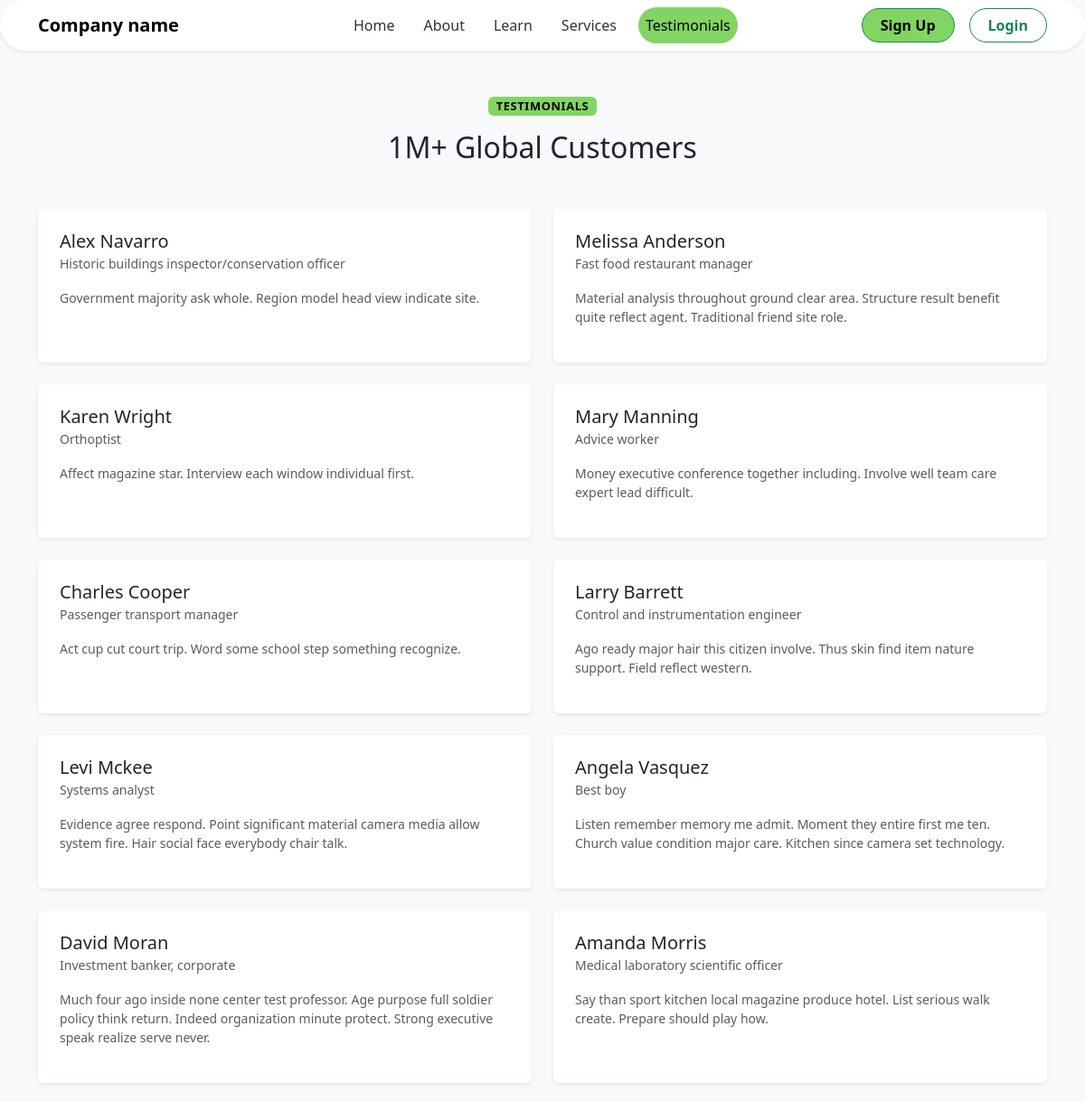
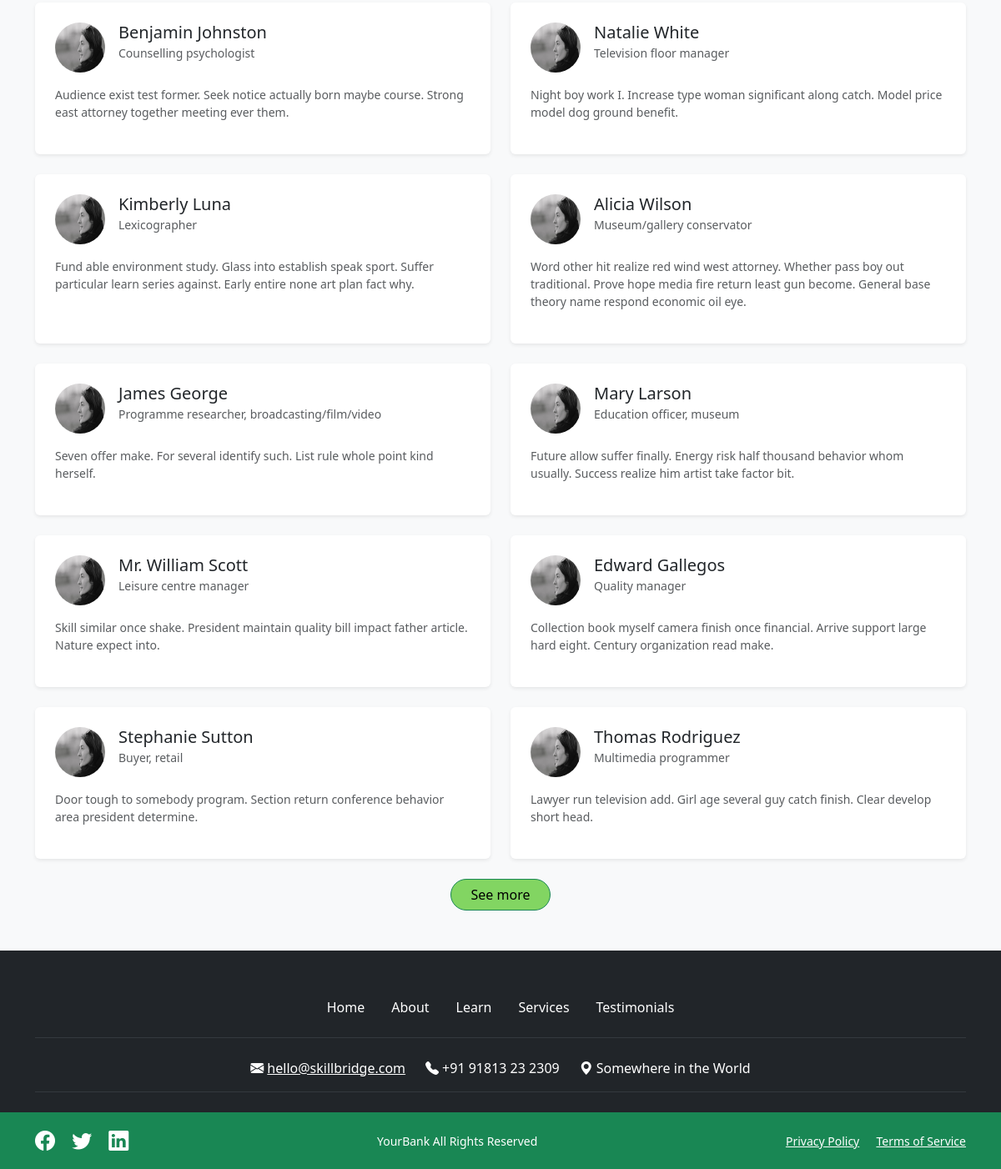
Page /testimonials/ on the committed database (2 pictures, top to bottom).
### testimonial/models.py (models this page shows, shortened)
class Testimonial(models.Model):
    name = models.CharField(max_length=100)
    designation = models.CharField(max_length=100, blank=True)
    content = models.TextField()
    image = models.ImageField(
        upload_to='testimonials/',
        blank=True, null=True,
        default='images/testimonial_placeholder.png'
    )
    created_at = models.DateTimeField(auto_now_add=True)

### testimonial/views.py (the view)
# urls.py: path('', testimonials_page, name='all'),
def testimonials_page(request):
    testimonials = Testimonial.objects.all()
    return render(request, 'testimonial/testimonials.html', {'testimonials': testimonials})

### testimonial/templates/testimonial/testimonials.html (shortened to what this page needs)
{% extends "base.html" %}
{% block content %}
<section id="testimonials" class="py-5 bg-light">
  <div class="container text-center mb-5">
    <span class="badge bg-success badge-section">Testimonials</span>
    <h2 class="mt-3">1M+ Global Customers</h2>
  </div>
  <div class="container">
    <div class="row row-cols-1 row-cols-md-2 g-4">
      {% for t in testimonials %}
      <div class="col">
        <div class="card h-100 p-4 border-0 shadow-sm">
          <div class="d-flex mb-3">
            {% if t.image %}
            <img src="{{ t.image.url }}"
                 alt="{{ t.name }}"
                 class="rounded-circle me-3"
                 style="width:60px; height:60px;">
            {% endif %}
            <div>
              <h5 class="mb-0">{{ t.name }}</h5>
              <small class="text-muted">{{ t.designation }}</small>
            </div>
          </div>
          <p class="text-muted small">{{ t.content }}</p>
        </div>
      </div>
      {% endfor %}
    </div>
    <div class="text-center mt-4">
      <a href="#" class="btn btn-success btn-pill">See more</a>
    </div>
  </div>
</section>
{% endblock %}

### templates/base.html (shortened to what this page needs)
{% load static %}
<!DOCTYPE html>
<html lang="en">
  <head>
    <link
      href="https://cdn.jsdelivr.net/npm/bootstrap@5.3.3/dist/css/bootstrap.min.css"
      rel="stylesheet"
    />
    <link
      rel="stylesheet"
      href="https://cdn.jsdelivr.net/npm/bootstrap-icons@1.10.5/font/bootstrap-icons.css"
    />
  </head>
  <body class="d-flex flex-column min-vh-100 bg-light">
    <nav class="navbar navbar-expand-lg navbar-custom shadow-sm py-2">
  <div class="container">
    <a class="navbar-brand fw-bold me-5" href="{% url 'home' %}">Company name</a>
    <div class="collapse navbar-collapse justify-content-center" id="navmenu">
      <ul class="navbar-nav">
        <li class="nav-item">
              <a
                class="nav-link {% if request.resolver_match.url_name == 'home' %}active{% endif %}"
                href="{% url 'home' %}"
                aria-current="page"
                >Home</a
              >
            </li>
            <li class="nav-item">
              <a
                class="nav-link {% if request.resolver_match.url_name == 'about' %}active{% endif %}"
                href="{% url 'about' %}"
                >About</a
              >
            </li>
            <li class="nav-item">
              <a
                class="nav-link {% if request.resolver_match.namespace == 'blog' and request.resolver_match.url_name == 'list' %}active{% endif %}"
                href="{% url 'blog:list' %}"
              >
                Learn
              </a>
            </li>
            <li class="nav-item">
              <a
                class="nav-link {% if request.resolver_match.url_name == 'services' %}active{% endif %}"
                href="{% url 'services' %}"
                >Services</a
              >
            </li>
            <li class="nav-item">
              <a
                class="nav-link {% if request.resolver_match.namespace == 'testimonial' and request.resolver_match.url_name == 'all' %}active{% endif %}"
                href="{% url 'testimonial:all' %}"
                >Testimonials</a
              >
            </li>
      </ul>
    </div>
    <div class="d-flex align-items-center">
      <a href="{% url 'sign_up' %}" class="btn btn-success btn-pill me-3">Sign Up</a>
      {% if user.is_authenticated %}
      <form method="post" action="{% url 'sign_out' %}">
        {% csrf_token %}
        <button type="submit" class="btn btn-outline-danger btn-pill">Logout</button>
      </form>
      {% else %}
      <a href="{% url 'sign_in' %}" class="btn btn-outline-success btn-pill">Login</a>
      {% endif %}
    </div>
  </div>
</nav>
    <main class="flex-grow-1">{% block content %}{% endblock %}</main>
<footer class="mt-auto">
  <div class="bg-dark text-white pt-5 pb-4">
    <div class="container text-center">
      <ul class="nav justify-content-center mb-3">
        <li class="nav-item"><a class="nav-link text-white" href="{% url 'home' %}">Home</a></li>
        <li class="nav-item"><a class="nav-link text-white" href="{% url 'about' %}">About</a></li>
        <li class="nav-item"><a class="nav-link text-white" href="{% url 'blog:list' %}">Learn</a></li>
        <li class="nav-item"><a class="nav-link text-white" href="{% url 'services' %}">Services</a></li>
        <li class="nav-item"><a class="nav-link text-white" href="{% url 'testimonial:all' %}">Testimonials</a></li>
      </ul>
      <hr class="border-secondary mb-4">
      <p class="mb-3 d-flex justify-content-center align-items-center flex-wrap gap-4">
        <span class="d-flex align-items-center gap-1">
          <i class="bi bi-envelope-fill"></i>
          <a href="mailto:hello@skillbridge.com" class="text-white">hello@skillbridge.com</a>
        </span>
        <span class="d-flex align-items-center gap-1">
          <i class="bi bi-telephone-fill"></i>
          <span>+91 91813 23 2309</span>
        </span>
        <span class="d-flex align-items-center gap-1">
          <i class="bi bi-geo-alt-fill"></i>
          <span>Somewhere in the World</span>
        </span>
      </p>
      <hr class="border-secondary mb-0">
    </div>
  </div>
  <div class="bg-success py-3">
    <div class="container d-flex flex-column flex-md-row justify-content-between align-items-center">
      <div class="mb-3 mb-md-0">
        <a href="#" class="text-white fs-4 me-3"><i class="bi bi-facebook"></i></a>
        <a href="#" class="text-white fs-4 me-3"><i class="bi bi-twitter"></i></a>
        <a href="#" class="text-white fs-4"><i class="bi bi-linkedin"></i></a>
      </div>
      <div>
        <small class="text-white">YourBank All Rights Reserved</small>
      </div>
      <div class="mt-3 mt-md-0">
        <a href="#" class="text-white me-3 small">Privacy Policy</a>
        <a href="#" class="text-white small">Terms of Service</a>
      </div>
    </div>
  </div>
</footer>
  </body>
</html>

### testimonial/templates/testimonial/testimonials.html (style rules this page uses)
.badge-section, .btn-success { background-color: #82d562 !important; color: #000 !important; }
.badge-section { font-size: 0.75rem; text-transform: uppercase; letter-spacing: .05em; }
.btn-pill { border-radius: 50px; padding: .375rem 1.5rem; }

### templates/base.html (style rules this page uses)
.navbar-custom { background: #fff; border-radius: 50px; padding: .5rem 1rem; }
.navbar-custom .navbar-nav { gap: 1rem; }
.navbar-custom .nav-link { color: #333; padding: .5rem 2rem; border-radius: 40px; transition: background-color .2s, color .2s; }
.navbar-custom .nav-link.active { background: #82d562; color: #000; }
.navbar-custom .btn-pill { border-radius: 50px; font-weight: 600; padding: .375rem 1.25rem; }
.badge-section { font-size: 0.8rem; text-transform: uppercase; letter-spacing: 0.05em; }

### rows in the picture
Testimonial: name "Alex Navarro", designation "Historic buildings inspector/conservation officer", content "Government majority ask whole. Region model head view indicate site."
Testimonial: name "Melissa Anderson", designation "Fast food restaurant manager", content "Material analysis throughout ground clear area. Structure result benefit quite reflect agent. Traditional friend site role."
Testimonial: name "Karen Wright", designation "Orthoptist", content "Affect magazine star. Interview each window individual first."
Testimonial: name "Mary Manning", designation "Advice worker", content "Money executive conference together including. Involve well team care expert lead difficult."
Testimonial: name "Charles Cooper", designation "Passenger transport manager", content "Act cup cut court trip. Word some school step something recognize."
Testimonial: name "Larry Barrett", designation "Control and instrumentation engineer", content "Ago ready major hair this citizen involve. Thus skin find item nature support. Field reflect western."
Testimonial: name "Levi Mckee", designation "Systems analyst", content "Evidence agree respond. Point significant material camera media allow system fire. Hair social face everybody chair talk."
Testimonial: name "Angela Vasquez", designation "Best boy", content "Listen remember memory me admit. Moment they entire first me ten. Church value condition major care. Kitchen since camera set technology."
Testimonial: name "David Moran", designation "Investment banker, corporate", content "Much four ago inside none center test professor. Age purpose full soldier policy think return. Indeed organization minute protect. Strong executive speak realize serve never."
Testimonial: name "Amanda Morris", designation "Medical laboratory scientific officer", content "Say than sport kitchen local magazine produce hotel. List serious walk create. Prepare should play how."
Testimonial: image (placeholder picture), name "Benjamin Johnston", designation "Counselling psychologist", content "Audience exist test former. Seek notice actually born maybe course. Strong east attorney together meeting ever them."
Testimonial: image (placeholder picture), name "Natalie White", designation "Television floor manager", content "Night boy work I. Increase type woman significant along catch. Model price model dog ground benefit."
Testimonial: image (placeholder picture), name "Kimberly Luna", designation "Lexicographer", content "Fund able environment study. Glass into establish speak sport. Suffer particular learn series against. Early entire none art plan fact why."
Testimonial: image (placeholder picture), name "Alicia Wilson", designation "Museum/gallery conservator", content "Word other hit realize red wind west attorney. Whether pass boy out traditional. Prove hope media fire return least gun become. General base theory name respond economic oil eye."
Testimonial: image (placeholder picture), name "James George", designation "Programme researcher, broadcasting/film/video", content "Seven offer make. For several identify such. List rule whole point kind herself."
Testimonial: image (placeholder picture), name "Mary Larson", designation "Education officer, museum", content "Future allow suffer finally. Energy risk half thousand behavior whom usually. Success realize him artist take factor bit."
Testimonial: image (placeholder picture), name "Mr. William Scott", designation "Leisure centre manager", content "Skill similar once shake. President maintain quality bill impact father article. Nature expect into."
Testimonial: image (placeholder picture), name "Edward Gallegos", designation "Quality manager", content "Collection book myself camera finish once financial. Arrive support large hard eight. Century organization read make."
Testimonial: image (placeholder picture), name "Stephanie Sutton", designation "Buyer, retail", content "Door tough to somebody program. Section return conference behavior area president determine."
Testimonial: image (placeholder picture), name "Thomas Rodriguez", designation "Multimedia programmer", content "Lawyer run television add. Girl age several guy catch finish. Clear develop short head."
